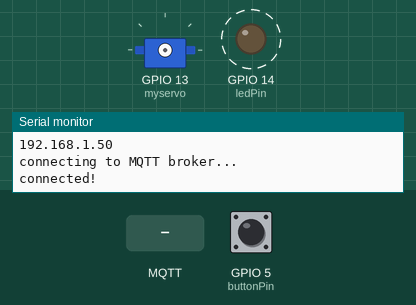
A sketch run on a simulated ESP8266 (NodeMCU). Parts: servo, output pins drawn as LEDs (lit = HIGH), the last lines printed to the serial monitor. Dashed ring = blinking. The inputs (shaded band) are chosen by the test bench; at power-on: GPIO 5 (buttonPin) LOW. WiFi joins after 1.5 s; servers stay silent unless stated; network time is answered at once with the bench clock; the local clock reads 2024-03-15 10:24:30 at power-on unless the sketch sets it; no MQTT or app messages arrive unless stated; not simulated (calls return 0 or success): Credentials.h.

Above: at 6.2 s.
6.3 s: GPIO 5 (buttonPin) pulled HIGH for 3.2 s
At 8.5 s:
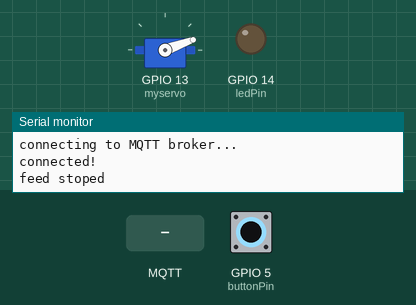
At 9.25 s:
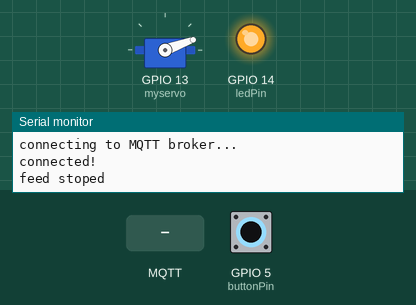
14.7 s: MQTT message "ON" arrives on the first subscribed topic
At 15.4 s:
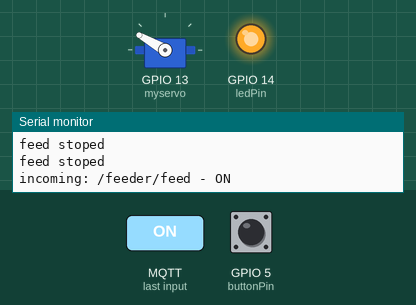
Timing chart, 0 to 21.7 s (numbered marks = the images above; inputs shaded):
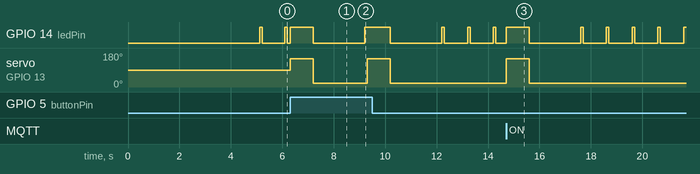

The sketch:

feeder_v2.ino.ino
```cpp
#include <NTPClient.h>
#include <Servo.h>
#include <ESP8266WiFi.h>
#include <MQTTClient.h>
#include <WiFiUdp.h>
#include <Adafruit_Sensor.h>
#include "DHT.h" // подключаем библиотеку для датчика
#include <SPI.h>
#include <ArduinoOTA.h>
#include "timerMinim.h"
#include "Credentials.h"

DHT dht(0, DHT11); // сообщаем на каком порту будет датчик
Servo myservo;

String timeValue = "";
String firstFeedTime = "";
String secondFeedTime = "";
int h = 0;
int t = 0;
int portion = 900;        // порция в миллисекундах
int indicateDelay = 1000; //делей индикации работы, моргания светодиодом в миллисекундах
int fRotateDelay = 500;   // делей работы моторчика вперед в миллисекундах
int bRotateDelay = 100;   // делей работы моторчика назад в миллисекундах
int tempDelay = 60000;    // делей замера температуры в миллисекундах
int feedTime1 = 7;        // время первого кормления
int feedTime2 = 17;       // время второго кормления
const int buttonPin = 5;  // button input//выход D1
int buttonState = 0;      // переменная для хранения состояния кнопки
int ledPin = 14;          //выход D5

timerMinim portionTimer(portion);
timerMinim fRotateTimer(fRotateDelay);
timerMinim bRotateTimer(bRotateDelay);
timerMinim tempTimer(tempDelay);
timerMinim indicateTimer(indicateDelay);
// timerMinim gameTimer(DEMO_GAME_SPEED);
// effectTimer.setInterval(effects_speed);
// effectTimer.isReady();
WiFiUDP ntpUDP;
WiFiClient WiFiclient;
MQTTClient client;
NTPClient timeClient(ntpUDP, "europe.pool.ntp.org", 7200);

unsigned long lastMillis = 0;
unsigned long feedMillis = 0;
// String wifiMode;
void setup()
{
  dht.begin(); // запускаем датчик влажности DHT11
  Serial.begin(9600);
  delay(10);
  Serial.println();
  Serial.println();

  // rtcObject.Begin();
  Serial.print("Connecting to ");
  Serial.println(ssid);

  WiFi.begin(ssid, password);
  WiFi.mode(WIFI_STA);
  IPAddress ip(192, 168, 31, 210);
  IPAddress gateway(192, 168, 31, 1);
  IPAddress subnet(255, 255, 255, 0);
  IPAddress dns(192,168,31,1);
  WiFi.config(ip, gateway, subnet, dns);
  delay(5000);
  Serial.println("begin NTP");
  Serial.println("");
  Serial.println("WiFi connected");
  Serial.println("IP address: ");
  Serial.println(WiFi.localIP());
  Serial.print("connecting to MQTT broker...");
  client.begin("192.168.31.200", WiFiclient);
  client.onMessage(messageReceived);
  connect();

  // инициализируем пин, подключенный к кнопке, как вход
  pinMode(buttonPin, INPUT);
  pinMode(ledPin, OUTPUT); // установка 2-го контакта в режим вывода
  // wifiMode = WiFi.getMode();
  // start the WiFi OTA library with internal (flash) based storage
  ArduinoOTA.begin();


  timeClient.begin();
    // NTP.setTimeZone (TZ_Europe_Kiev);
    // NTP.begin ();
}

void connect()
{
  client.connect("feeder_test", mqttName, mqttPassword);
  Serial.println("\nconnected!");
  client.subscribe("/feeder/feed");
  client.subscribe("/feeder/portion");
  client.subscribe("/feeder/firstFeedTime");
  client.subscribe("/feeder/secondFeedTime");
}

void setPortion(String newPortion)
{
  Serial.println("setPortion to" + newPortion);
  portion = newPortion.toInt();
  Serial.println("Portion setted to : " + (String)portion);
}
void setFeedTime(int count, String rawTime)
{
  Serial.println("setFeedTime");
  if (count == 1)
  {
    feedTime1 = rawTime.toInt();
    Serial.println("Firt feed time setted to : " + (String)feedTime1 + " hours ");
  }
  if (count == 2)
  {
    feedTime2 = rawTime.toInt();
    Serial.println("Second feed time setted to : " + (String)feedTime2 + " hours ");
  }
}
void messageReceived(String &topic, String &payload)
{
  Serial.println("incoming: " + topic + " - " + payload);
  if (topic == "/feeder/feed" && payload == "ON")
  {
    feedStart();
  }
  if (topic == "/feeder/portion")
  {
    setPortion(payload);
  }
  if (topic == "/feeder/firstFeedTime")
  {
    setFeedTime(1, payload);
  }
  if (topic == "/feeder/secondFeedTime")
  {
    setFeedTime(2, payload);
  }
}
void loop()
{
  // check for WiFi OTA updates
  ArduinoOTA.handle();
  //  Serial.println("loop");
  // считываем значения с входа кнопки
  buttonState = digitalRead(buttonPin);
  // если нажата, то buttonState будет HIGH:
  if (buttonState == HIGH)
  {
    //кормим
    feedStart();
  }
  // int val = analogRead(A0);

  client.loop();
  if (!client.connected())
  {
    connect();
  }
  if (tempTimer.isReady())
  {
    // считываем температуру (t) и влажность (h) каждые 250 мс
    h = dht.readHumidity();
    t = dht.readTemperature();
    client.publish("/kitchen/humidity/in", (String)h);
    client.publish("/kitchen/temp/in", (String)t);
  }
  if (indicateTimer.isReady())
  { // если прошла 1 секунда
  timeClient.update();
    lastMillis = millis();
    workIndicate(); //моргаем диодом показывая работу
    int hours = timeClient.getHours();
    int minutes = timeClient.getMinutes();
    // client.publish("/feeder/test/wifi", wifiMode);
    String NTPtime = timeClient.getFormattedTime();

    client.publish("/feeder/test", (String)hours);
    if (hours == feedTime1 && minutes == 1 || hours == feedTime2 && minutes == 1)
    {
      if (millis() - feedMillis > 65000)
      {
        feedMillis = millis();
        Serial.println("It's feed time!");
        feedStart();
      }
    }
  }
}
void workIndicate()
{
  digitalWrite(ledPin, HIGH); //моргаем диодом показывая работу
  client.publish("/feeder/status/in", "ON");
  delay(100);
  digitalWrite(ledPin, LOW);
}
void feedStart()
{
  myservo.attach(13); //атачим серво на 13 пин
  digitalWrite(ledPin, HIGH);
  client.publish("/feeder/feed/in", "ON");
  myservo.write(150);
  delay(portion);
  digitalWrite(ledPin, LOW);
  myservo.write(20);
  client.publish("/feeder/feed/in", "OFF");
  Serial.println("feed stoped");
  delay(2000);      //пауза что бы серво успел занять позицию
  myservo.detach(); //детачим что бы не пинговал его зря
}
```

timerMinim.h
```cpp
class timerMinim
{
  public:
    timerMinim(uint32_t interval);				// объявление таймера с указанием интервала
    void setInterval(uint32_t interval);	// установка интервала работы таймера
    boolean isReady();						// возвращает true, когда пришло время. Сбрасывается в false сам (AUTO) или вручную (MANUAL)
    void reset();							// ручной сброс таймера на установленный интервал

  private:
    uint32_t _timer = 0;
    uint32_t _interval = 0;
};

timerMinim::timerMinim(uint32_t interval) {
  _interval = interval;
  _timer = millis();
}

void timerMinim::setInterval(uint32_t interval) {
  _interval = interval;
}

boolean timerMinim::isReady() {
  if ((long)millis() - _timer >= _interval) {
    _timer = millis();
    return true;
  } else {
    return false;
  }
}

void timerMinim::reset() {
  _timer = millis();
}
```

Measured:
- after the input at 6.3 s, servo on GPIO 13 (myservo): alternates 150° for 0.90 s and 20° for 2.1 s, 4 changes in all, then stays 20°, starting at once
- after the input at 14.7 s, servo on GPIO 13 (myservo): 20° → 150° at once, → 20° 0.90 s later
